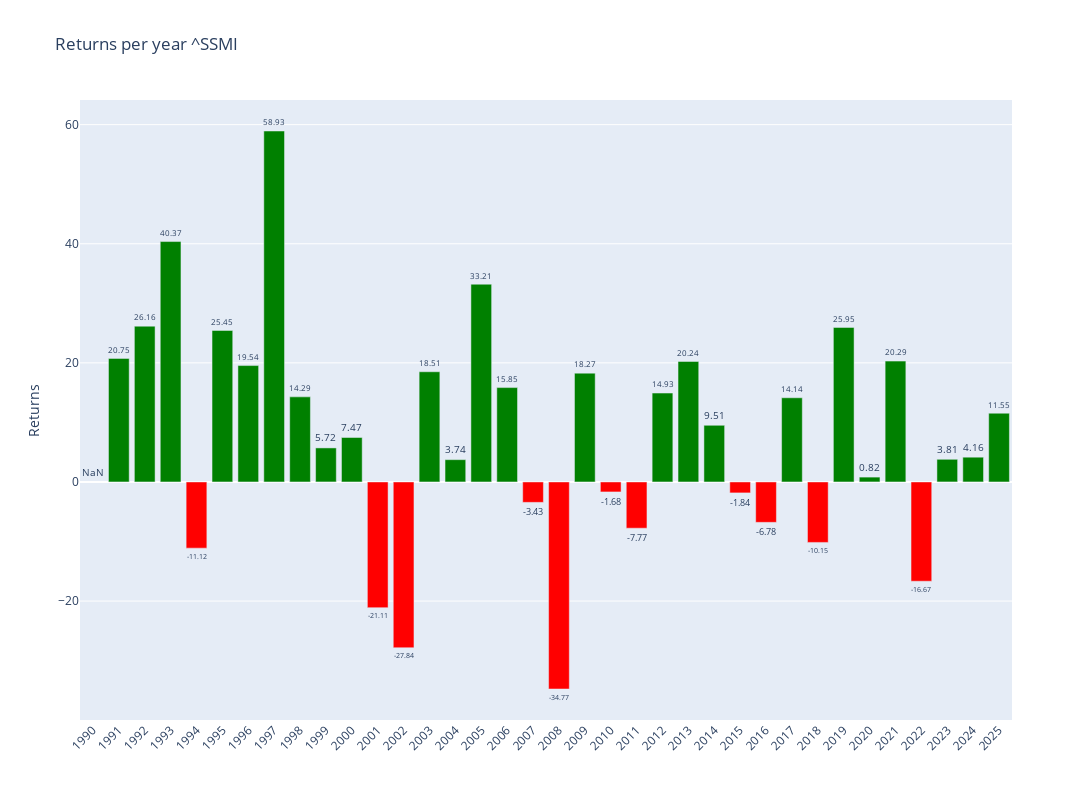

This figure's notebook cell:
### Code cell
# Plotly
fig = make_subplots()

# Add colors
colors = ['green' if x >= 0 else 'red' for x in annual_data['Return']]

# Graph (1,1)
fig.add_trace(go.Bar(y=annual_data['Return'],x=annual_data['Return'].index,text=round(annual_data['Return'],2),textposition='outside',marker_color=colors,hoverinfo='skip'),row=1,col=1)

# Update xaxis properties
fig.update_yaxes(title_text="Returns", row=1, col=1)

fig.update_layout(xaxis=dict(tickvals=annual_data.index,tickangle=-45),height=800, width=1300,title=f"Returns per year {ticker}")

fig.show()

### Figure 1 — Plotly figure (JSON) as saved in the notebook; plotly's stock layout.template omitted (floating-point values rounded to 4 significant figures)
{"data": [{"hoverinfo": "skip", "marker": {"color": ["red", "green", "green", "green", "red", "green", "green", "green", "green", "green", "green", "red", "red", "green", "green", "green", "green", "red", "red", "green", "red", "red", "green", "green", "green", "red", "red", "green", "red", "green", "green", "green", "red", "green", "green", "green"]}, "text": [NaN, 20.75, 26.16, 40.37, -11.12, 25.45, 19.54, 58.93, 14.29, 5.72, 7.47, -21.11, -27.84, 18.51, 3.74, 33.21, 15.85, -3.43, -34.77, 18.27, -1.68, -7.77, 14.93, 20.24, 9.51, -1.84, -6.78, 14.14, -10.15, 25.95, 0.82, 20.29, -16.67, 3.81, 4.16, 11.55], "textposition": "outside", "type": "bar", "x": [1990, 1991, 1992, 1993, 1994, 1995, 1996, 1997, 1998, 1999, 2000, 2001, 2002, 2003, 2004, 2005, 2006, 2007, 2008, 2009, 2010, 2011, 2012, 2013, 2014, 2015, 2016, 2017, 2018, 2019, 2020, 2021, 2022, 2023, 2024, 2025], "xaxis": "x", "y": [NaN, 20.75, 26.16, 40.37, -11.12, 25.45, 19.54, 58.93, 14.29, 5.717, 7.468, -21.11, -27.84, 18.51, 3.743, 33.21, 15.85, -3.428, -34.77, 18.27, -1.678, -7.766, 14.93, 20.24, 9.513, -1.84, -6.784, 14.14, -10.15, 25.95, 0.8154, 20.29, -16.67, 3.806, 4.158, 11.55], "yaxis": "y"}], "layout": {"height": 800, "title": {"text": "Returns per year ^SSMI"}, "width": 1300, "xaxis": {"anchor": "y", "domain": [0, 1], "tickangle": -45, "tickvals": [1990, 1991, 1992, 1993, 1994, 1995, 1996, 1997, 1998, 1999, 2000, 2001, 2002, 2003, 2004, 2005, 2006, 2007, 2008, 2009, 2010, 2011, 2012, 2013, 2014, 2015, 2016, 2017, 2018, 2019, 2020, 2021, 2022, 2023, 2024, 2025]}, "yaxis": {"anchor": "x", "domain": [0, 1], "title": {"text": "Returns"}}}}
